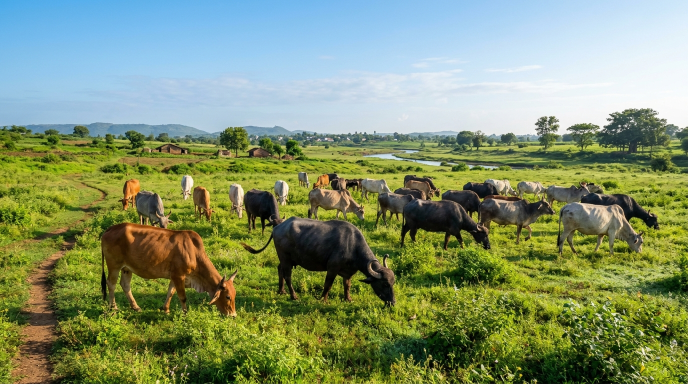
#> input picture frontend/public/hero_bg.jpg, 1376 x 768 px (shown at 1/2 size); its folder holds only this picture in this run
$ python -i augment_buffalo_5breed_v2.py   (imports and definitions only)
#> lines starting #> are read from the running program, lines starting #| are printed output that depends on the picture
#> further down, picture is the input picture: PIL image 1376x768 RGB; mean R, G, B 130.1, 146.2, 109.9
import os
import random
from PIL import Image, ImageEnhance


# ============================================================
# BUFFALO 5-BREED DATASET V2
# TRAINING AUGMENTATION ONLY
# ============================================================

BASE_DIR = r"D:\#SIH 2026\SIH_Buffalo_5Breed_v2"

TRAIN_DIR = os.path.join(
    BASE_DIR,
    "train"
)

TARGET_PER_BREED = 300

BREEDS = [
    "Jaffarabadi",
    "Murrah",
    "Gojri",
    "Marathwada",
    "Chilika"
]

VALID_EXTENSIONS = (
    ".jpg",
    ".jpeg",
    ".png",
    ".bmp",
    ".webp"
)

SEED = 42

# [15 lines not run here, left out]


# ============================================================
# AUGMENTATION FUNCTION
# ============================================================

def augment_image(img):

    img = img.convert("RGB")

    # --------------------------------------------------------
    # SMALL ROTATION
    # --------------------------------------------------------

    angle = random.uniform(
        -7,
        7
    )

    img = img.rotate(
        angle,
        resample=Image.Resampling.BILINEAR,
        expand=False
    )
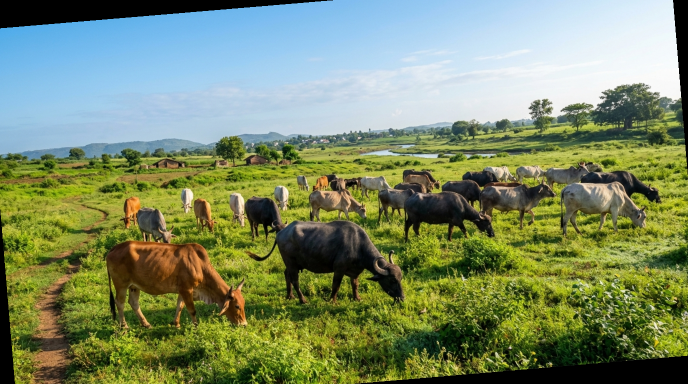
#> img: PIL image 1376x768 RGB (shown at 1/2 size); mean R, G, B 123.3, 138.5, 103.1


    # --------------------------------------------------------
    # HORIZONTAL FLIP
    # --------------------------------------------------------

    if random.random() < 0.5:

        img = img.transpose(
            Image.Transpose.FLIP_LEFT_RIGHT
        )


    # --------------------------------------------------------
    # BRIGHTNESS
    # --------------------------------------------------------

    brightness = random.uniform(
        0.90,
        1.10
    )

    img = ImageEnhance.Brightness(
        img
    ).enhance(
        brightness
    )


    # --------------------------------------------------------
    # CONTRAST
    # --------------------------------------------------------

    contrast = random.uniform(
        0.90,
        1.10
    )

    img = ImageEnhance.Contrast(
        img
    ).enhance(
        contrast
    )


    # --------------------------------------------------------
    # COLOR
    # --------------------------------------------------------

    color = random.uniform(
        0.92,
        1.08
    )

    img = ImageEnhance.Color(
        img
    ).enhance(
        color
    )


    # --------------------------------------------------------
    # SMALL TRANSLATION / CROP
    # --------------------------------------------------------

    width, height = img.size
#> width = 1376; height = 768

    crop_ratio = random.uniform(
        0.94,
        1.0
    )

    crop_width = int(
        width * crop_ratio
    )
#> crop_width = 1326

    crop_height = int(
        height * crop_ratio
    )
#> crop_height = 740


    if (
        crop_width > 0
        and crop_height > 0
        and crop_width <= width
        and crop_height <= height
    ):

        left = random.randint(
            0,
            width - crop_width
        )
#> left = 50

        top = random.randint(
            0,
            height - crop_height
        )
#> top = 26

        img = img.crop(
            (
                left,
                top,
                left + crop_width,
                top + crop_height
            )
        )
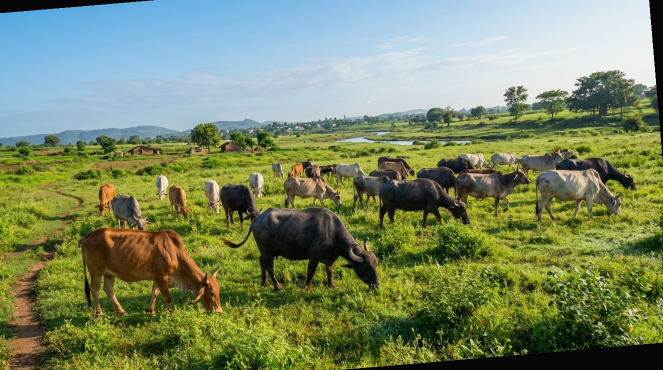
#> img: PIL image 1326x740 RGB (shown at 1/2 size); mean R, G, B 121.9, 135.9, 100.2


    # --------------------------------------------------------
    # RESIZE
    # --------------------------------------------------------

    img = img.resize(
        (224, 224),
        Image.Resampling.LANCZOS
    )
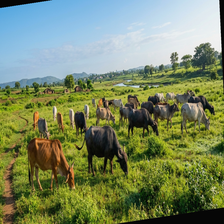
#> img: PIL image 224x224 RGB; mean R, G, B 122, 135.9, 100.2


    return img


# ============================================================
# PROCESS BREEDS
# ============================================================

total_original = 0
total_created = 0
total_final = 0


# [284 lines not run here, left out]

>>> from PIL import Image
>>> picture = Image.open('../../frontend/public/hero_bg.jpg')
>>> result = augment_image(picture)
